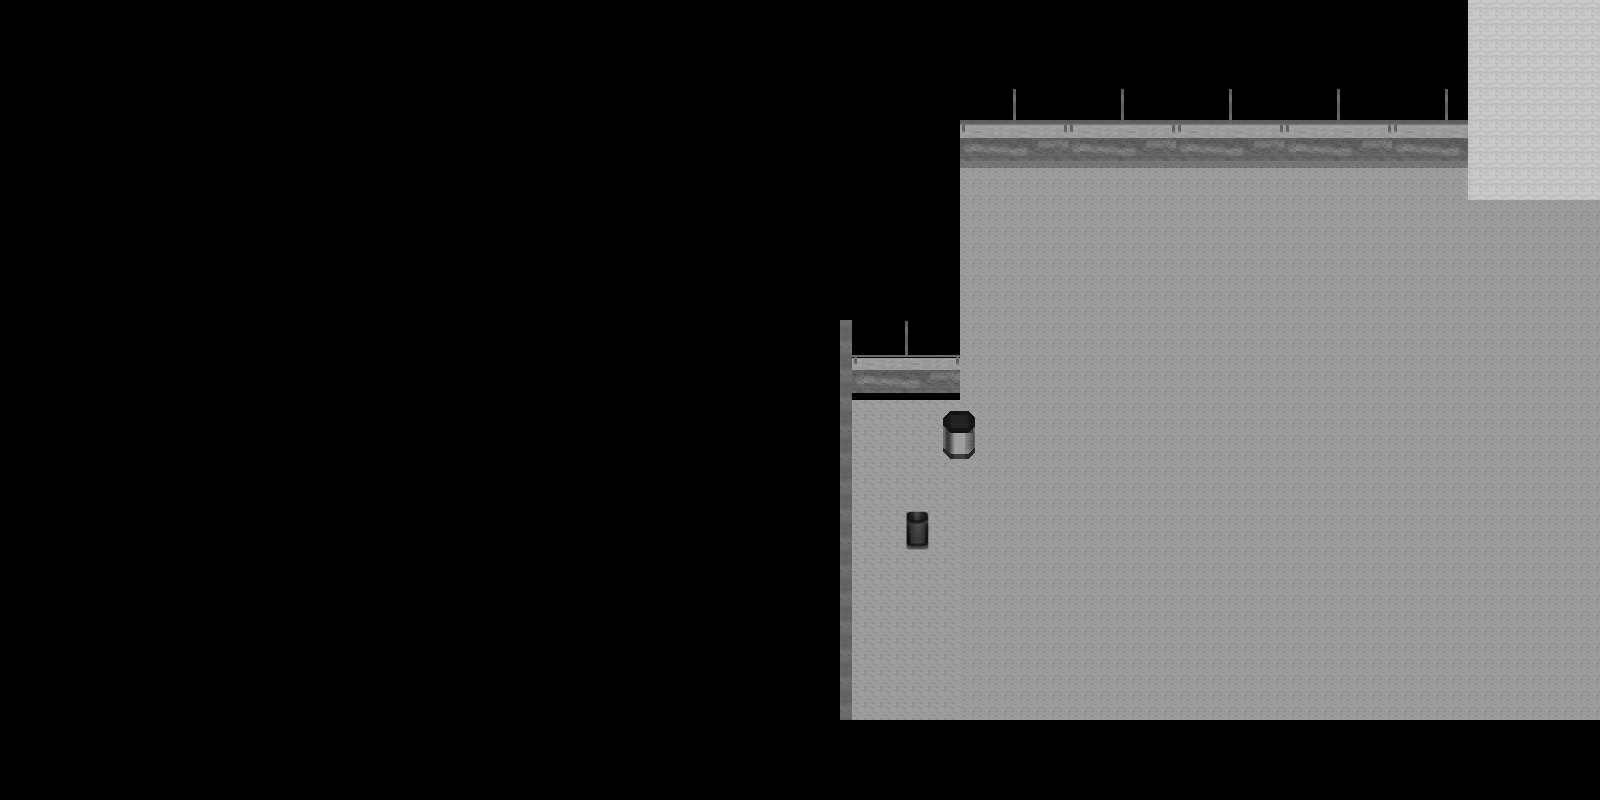

This is a level from a 2D game, rendered from its Tiled map with the project's own tilesets. A one-line summary and the map file follow, with tile-layer data summarised:
An orthogonal 400x200 tile map with 4x4 px tiles, 2 tile layers (Ground_1f, Wall_1f).

<map version="1.10" tiledversion="1.10.1" orientation="orthogonal" renderorder="right-down" width="400" height="200" tilewidth="4" tileheight="4" infinite="0" nextlayerid="3" nextobjectid="1">
 <tileset firstgid="1" source="singong_road_asset.tsx" />
 <layer id="1" name="Ground_1f" width="400" height="200">
  <data>[80000 cells, 26160 non-empty, 16 distinct tile ids]</data>
 </layer>
 <layer id="2" name="Wall_1f" width="400" height="200">
  <data>[80000 cells, 5294 non-empty, 834 distinct tile ids]</data>
 </layer>
</map>
